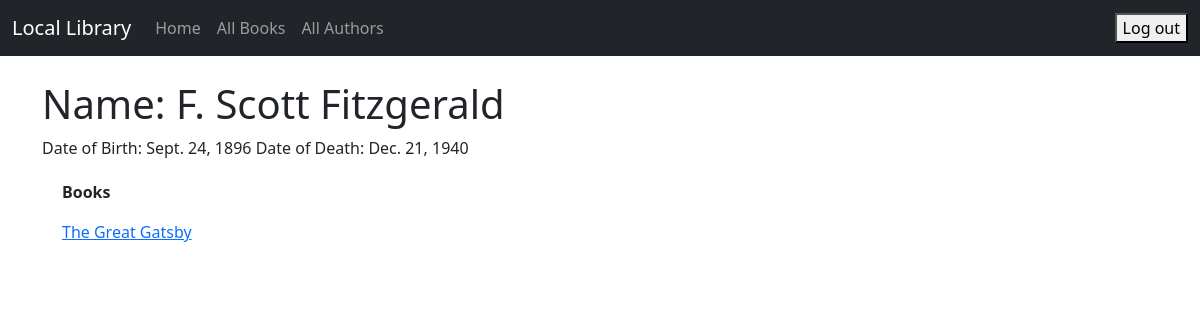
/author_detail/2 (signed in), run on the app's committed database.
### catalog/models.py (models this page shows, shortened)
class Author(models.Model):
    first_name = models.CharField(max_length=100)
    last_name = models.CharField(max_length=100)
    date_of_birth = models.DateField(null=True, blank=True)
    date_of_death = models.DateField('Died', null=True, blank=True)
    class Meta:
        ordering = ['first_name', 'last_name']

class Book(models.Model):
    title = models.CharField(max_length=200)
    author = models.ForeignKey('Author', on_delete=models.RESTRICT, null=True)
    summary = models.TextField(max_length=1000, help_text='Enter a brief description of the book')
    isbn = models.CharField('ISBN', max_length=13, unique=True,
                            help_text='13 Character <a href="https://www.isbn-international.org/content/what-isbn">ISBN number</a>')
    genre = models.ManyToManyField(Genre, help_text='Select a genre for this book')
    def get_absolute_url(self):
        return reverse('book_detail', args=[str(self.id)])

### catalog/views.py (the view)
# urls.py: path('author_detail/<int:pk>', views.AuthorDetailView.as_view(), name='author_detail'),
class AuthorDetailView(LoginRequiredMixin, generic.DetailView): #AddedbyMe
    model = Author

### catalog/templates/catalog/author_detail.html
{% extends "base.html" %}
{% block content %}
    <h1>Name: {{ author.first_name }} {{  author.last_name }}</h1>
    <p>Date of Birth: {{ author.date_of_birth }} Date of Death: {{ author.date_of_death }}</p>
    <div style="margin-left:20px;margin-top:20px">
        {% for book in author.book_set.all %}
                <p><strong>Books</strong><a href="{{ book.get_absolute_url }}" {{ book.title }}</a></p>
                <a href="{{ book.get_absolute_url }}">{{ book.title }}</a>
        {% endfor %}
    </div>
{% endblock %}

### data on the page
Author: first_name "F. Scott", last_name "Fitzgerald", date_of_birth "Sept. 24, 1896", date_of_death "Dec. 21, 1940"
Book: title "The Great Gatsby"
